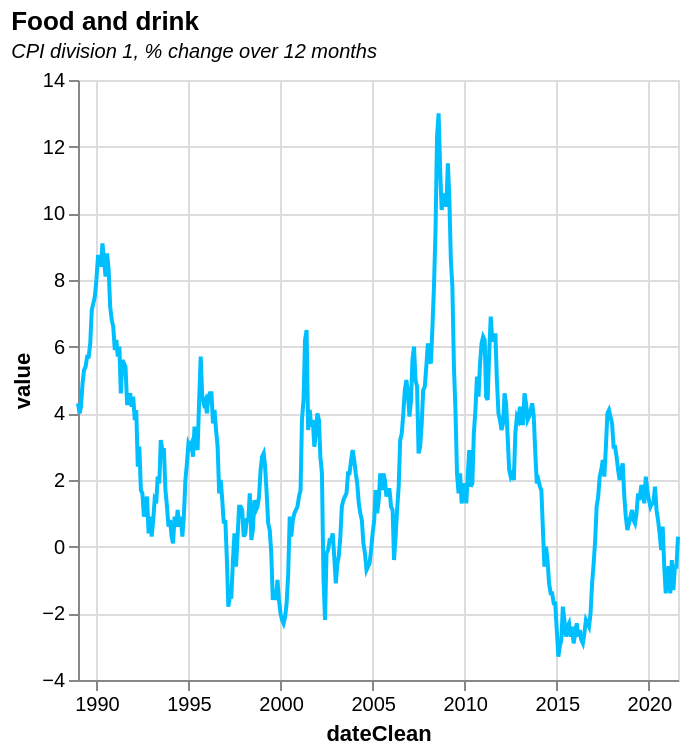

Vega-Lite specification for this chart:
### Vega-Lite specification from a JSON file in a GitHub repository (floating-point values rounded to 4 significant figures; data arrays with more than 128 entries replaced by an {"elided": "..."} marker saying what was removed)
{"$schema": "https://vega.github.io/schema/vega-lite/v5.json", "title": {"text": "Food and drink", "subtitle": "CPI division 1, % change over 12 months ", "subtitleFontStyle": "italic", "subtitleFontSize": 10, "anchor": "start", "color": "black"}, "width": 300, "height": 300, "data": {"values": {"elided": "392 records"}}, "mark": {"type": "line", "color": "#00BFFF", "strokeWidth": 2, "opacity": 1}, "transform": [{"calculate": "replace(datum.date, ' JAN', '-01')", "as": "date1"}, {"calculate": "replace(datum.date1, ' FEB', '-02')", "as": "date2"}, {"calculate": "replace(datum.date2, ' MAR', '-03')", "as": "date3"}, {"calculate": "replace(datum.date3, ' APR', '-04')", "as": "date4"}, {"calculate": "replace(datum.date4, ' MAY', '-05')", "as": "date5"}, {"calculate": "replace(datum.date5, ' JUN', '-06')", "as": "date6"}, {"calculate": "replace(datum.date6, ' JUL', '-07')", "as": "date7"}, {"calculate": "replace(datum.date7, ' AUG', '-08')", "as": "date8"}, {"calculate": "replace(datum.date8, ' SEP', '-09')", "as": "date9"}, {"calculate": "replace(datum.date9, ' OCT', '-10')", "as": "date10"}, {"calculate": "replace(datum.date10, ' NOV', '-11')", "as": "date11"}, {"calculate": "replace(datum.date11, ' DEC', '-12')", "as": "date12"}, {"calculate": "timeParse(datum.date12, '%Y-%m')", "as": "dateClean"}], "encoding": {"x": {"field": "dateClean", "type": "temporal"}, "y": {"field": "value", "type": "quantitative", "scale": {}}}}
